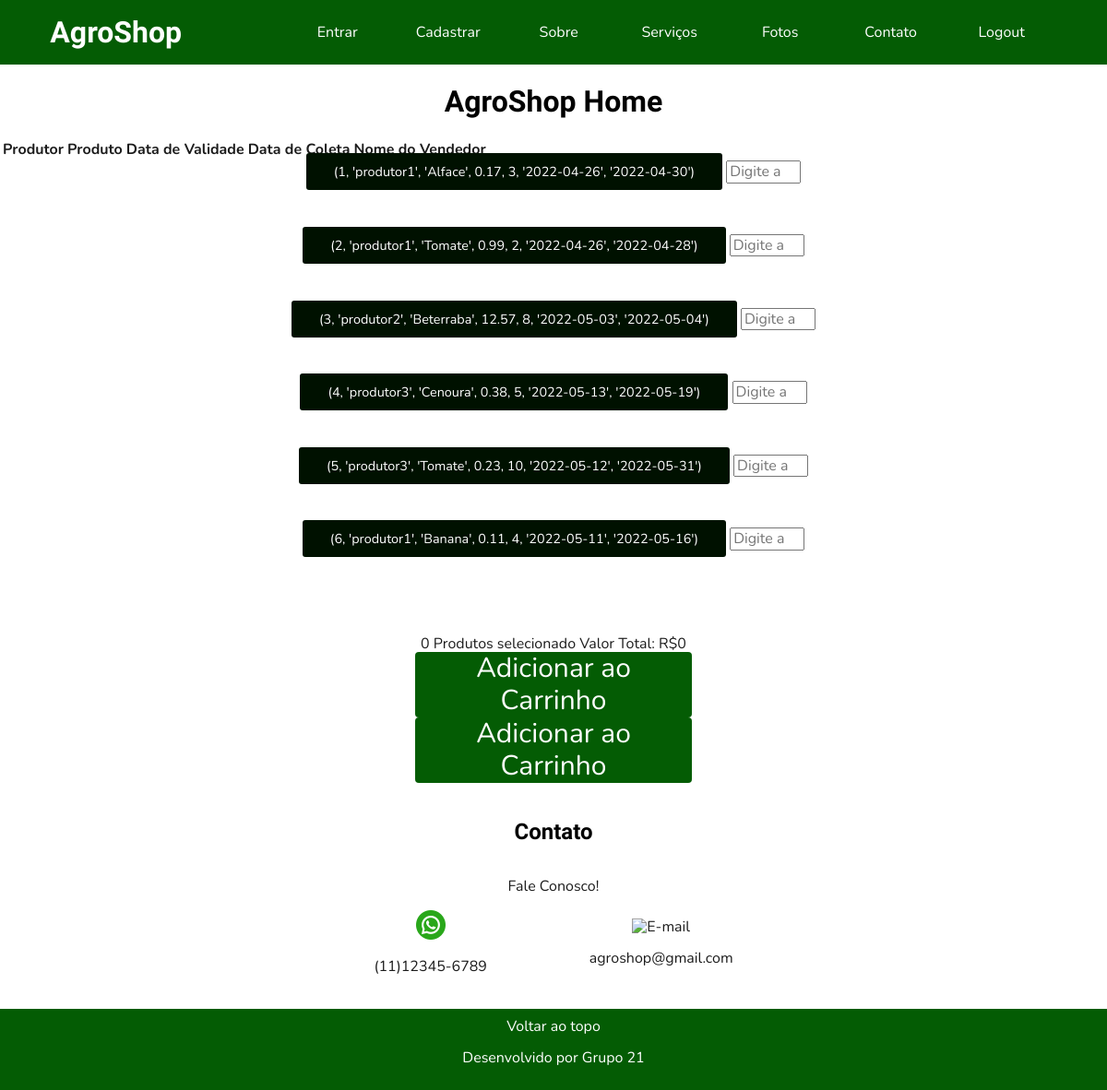
The page /HomeCliente on the database its author committed.
### website/models.py (models this page shows)
class Produto(db.Model, UserMixin):
    id = db.Column(db.Integer, primary_key=True)
    idProd = db.Column(db.Integer)
    tipo = db.Column(db.String(25))
    preco = db.Column(db.Float)
    quantidade = db.Column(db.Integer)
    dataColeta = db.Column(db.Date)
    dataValidade = db.Column(db.Date)

### website/auth.py (the view, shortened to what this page needs)
@auth.route('/HomeCliente', methods = ['GET', 'POST'])
def home_cliente():
    queryProdutos = """SELECT Produto.Id, Produtor.Nome, Produto.tipo, Produto.preco, Produto.quantidade, Produto.dataColeta, Produto.dataValidade
    FROM Produto INNER JOIN Produtor on Produto.idProd=Produtor.id"""
    con = sqlite3.connect('AgroShop\website\database.db')
    db2 = con.cursor()
    Produtos = db2.execute(queryProdutos)
    Produto=Produtos.fetchall()
    soma = int(0)
    PrecoTotal = 0
    con.close()
    return render_template("home-cliente.html",Produto=Produto,soma=soma,PrecoTotal=PrecoTotal)

### website/templates/home-cliente.html (shortened to what this page needs)
<!DOCTYPE html>
<html lang="en">
<head>
    <link rel="stylesheet" href="https://cdnjs.cloudflare.com/ajax/libs/font-awesome/4.7.0/css/font-awesome.min.css">
    <link rel="stylesheet" href="../static/css/normalize.css">
    <link rel="stylesheet" href="../static/css/home-cliente.css">
</head>
<body>
    <nav id="topo">
        <a href="/">AgroShop</a>
        <ul>
            <li><a href="entrar">Entrar</a></li>
            <li><a href="cadastrar">Cadastrar</a></li>
            <li><a href="/#sobre">Sobre</a></li>
            <li><a href="/#serviços">Serviços</a></li>
            <li><a href="/#fotos">Fotos</a></li>
            <li><a href="#contato">Contato</a></li>
            <li><a href="logout">Logout</a></li>
        </ul>
    </nav>
    <h1>AgroShop Home</h1>
    <html>
    <head>
    </head>
    <body>
        <form method="post">
            <table>
                <tr>
                    <th>Produtor</th>
                    <th>Produto</th>
                    <th>Data de Validade</th>
                    <th>Data de Coleta</th>
                    <th>Nome do Vendedor</th>
                </tr>
            </table>
            {% for produto in Produto %}
            <tr>
                <div class="form-group">
                    <a href="#serviços" class="botao">{{produto}}</a>
                    <input type="number" min="0" max="10000" class="form-control" id="id {{produto[0]}}" name="id {{produto[0]}}"
                    placeholder="Digite a Quantidade" />
                </div>
            </tr>
            <br>
            <br>
            <br>
            {% endfor %}
            <br>
            <br>
            {{soma}} Produtos selecionado      Valor Total: R${{PrecoTotal}}
            <div class="container">
                <button class="btn-1">Adicionar ao Carrinho</button>
            </div>
    </form>
            <button class="btn-1">Adicionar ao Carrinho</button>
        <section id="contato">
            <h2>Contato</h2>
            <p>Fale Conosco!</p>
            <div>
                <img src="../static/img/icon_whatsapp.png" alt="WhatsApp">
                <p><a href="tel:11123456789"></a>(11)12345-6789</p>
            </div>
            <div>
                <img src="../static/img/icon_gmail.png" alt="E-mail">
                <p><a href="mailto:agroshop@gmail.com"></a>agroshop@gmail.com</p>
            </div>
        </section>
        <footer>
            <a href="#topo">Voltar ao topo</a>
            <p>Desenvolvido por Grupo 21</p>
        </footer>
    </body>
    </html>
</body>
</html>

### website/static/css/home-cliente.css (style rules this page uses)
body { font-family: Nunito, sans-serif; color: #1c1c1c; text-align: center; }
h1, h2, h3 { font-family: Asap, sans-serif; color: #000000; }
.botao { color: #FFFFFF; text-decoration: none; padding: 10px 30px; background-color: #001100; font-size: .9em; border-radius: 3px; }
nav { display: flex; flex-direction: column; align-items: center; background-color: #045c04; }
nav>a { text-decoration: none; color: #FFFFFF; font-weight: 800; font-size: 32px; font-family: Yellowtail, sans-serif; }
nav ul { display: flex; flex-direction: column; align-items: center; list-style: none; padding: 0; width: 100%; }
nav ul li { text-align: center; width: 100%; border-radius: 10px; }
nav ul li a { display: inline-block; padding: 10px 0; width: 100%; text-decoration: none; color: #FFFFFF; }
#contato { display: flex; flex-direction: column; align-items: center; text-align: center; padding: 20px; }
#contato h2 { color: #000000; }
footer { text-align: center; padding: 10px; background-color: #045c04; color: #FFFFFF; flex-shrink: 0; }
footer a { text-decoration: none; color: #FFFFFF; }
@media screen and (min-width:768px) { nav { flex-direction: row; justify-content: space-around; } }
@media screen and (min-width:768px) { nav ul { flex-direction: row; width: 70%; } }
@media screen and (min-width:768px) { #contato { flex-direction: row; flex-wrap: wrap; justify-content: space-around; max-width: 500px; margin: 0 auto; } }
@media screen and (min-width:768px) { #contato h2, #contato p { width: 100%; } }
.container { display: flex; flex-direction: row; justify-content: space-evenly; align-items: center; text-align: center; }
.btn-1 { width: 300px; border: none; color: #ffffff; background-color: #045c04; border-radius: 4px; box-shadow: inset 0 0 0 0 #fff; transition: ease-out 0.185s; font-size: 30px; outline: none; font-family: inherit; }

### rows shown on the page
Produto: produto "(1, 'produtor1', 'Alface', 0.17, 3, '2022-04-26', '2022-04-30')"
Produto: produto "(2, 'produtor1', 'Tomate', 0.99, 2, '2022-04-26', '2022-04-28')"
Produto: produto "(3, 'produtor2', 'Beterraba', 12.57, 8, '2022-05-03', '2022-05-04')"
Produto: produto "(4, 'produtor3', 'Cenoura', 0.38, 5, '2022-05-13', '2022-05-19')"
Produto: produto "(5, 'produtor3', 'Tomate', 0.23, 10, '2022-05-12', '2022-05-31')"
Produto: produto "(6, 'produtor1', 'Banana', 0.11, 4, '2022-05-11', '2022-05-16')"

### other values the page prints
{{ soma }} "0"
{{ PrecoTotal }} "0"
